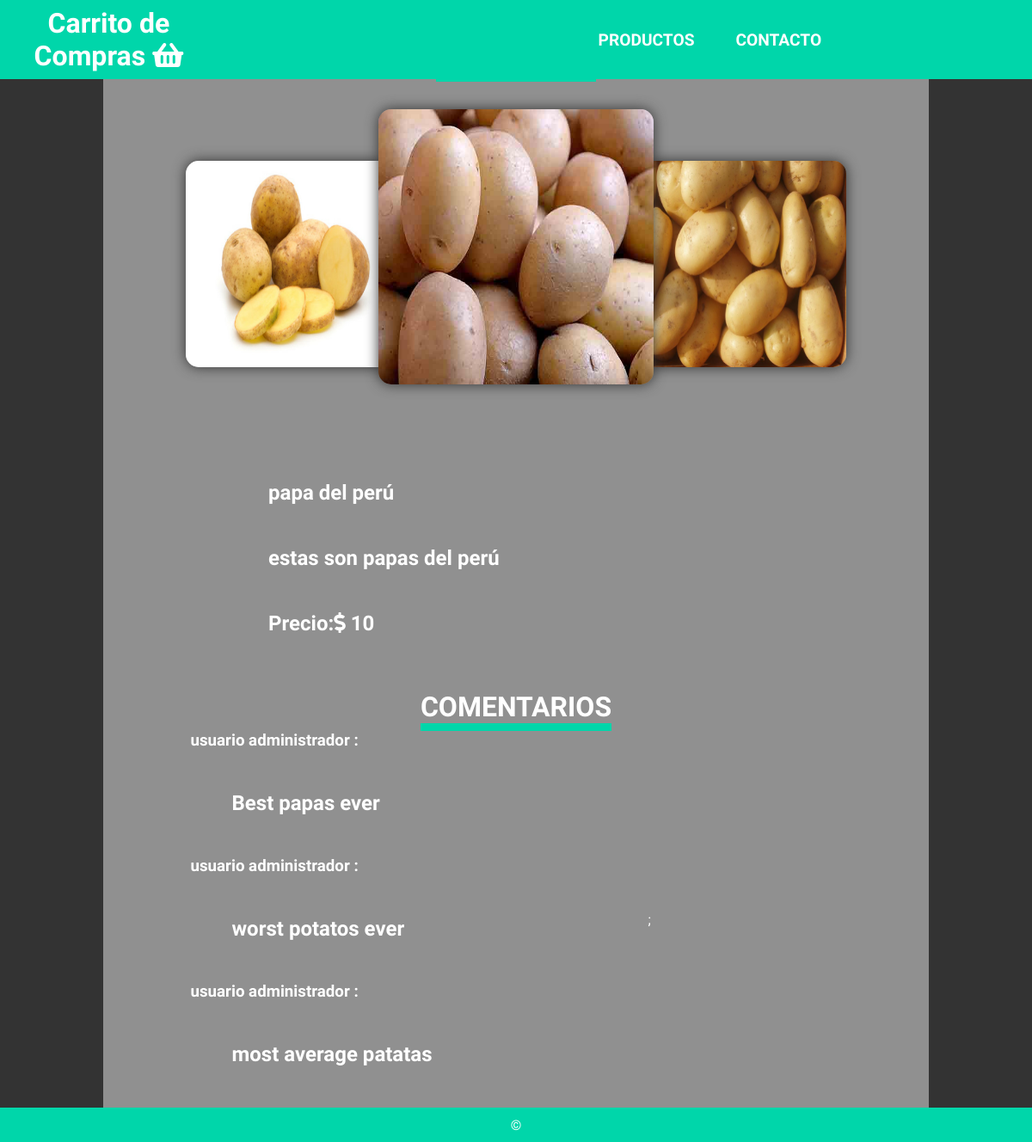
/?s=productos&item=1, run on the app's committed database.
### tables this page shows
CREATE TABLE `items` (
  `id` int(10) unsigned NOT NULL AUTO_INCREMENT,
  `nombre` varchar(100) NOT NULL,
  `short_descripcion` varchar(100) NOT NULL,
  `long_descripcion` longtext,
  `FK_usuario` int(11) NOT NULL,
  `precio` float NOT NULL,
  PRIMARY KEY (`id`),
  KEY `items_FK` (`FK_usuario`),
  CONSTRAINT `items_FK` FOREIGN KEY (`FK_usuario`) REFERENCES `usuarios` (`id`)
);

CREATE TABLE `comentarios` (
  `id` int(10) unsigned NOT NULL AUTO_INCREMENT,
  `coment` longtext NOT NULL,
  `FK_usuario` int(11) NOT NULL,
  `FK_item` int(10) unsigned NOT NULL,
  PRIMARY KEY (`id`),
  KEY `comentarios_FK` (`FK_usuario`),
  KEY `comentarios_FK_1` (`FK_item`),
  CONSTRAINT `comentarios_FK` FOREIGN KEY (`FK_usuario`) REFERENCES `usuarios` (`id`),
  CONSTRAINT `comentarios_FK_1` FOREIGN KEY (`FK_item`) REFERENCES `items` (`id`)
);

CREATE TABLE `usuarios` (
  `id` int(11) NOT NULL AUTO_INCREMENT,
  `usuario` varchar(100) NOT NULL,
  `password` varchar(255) NOT NULL,
  `nombre` varchar(255) DEFAULT NULL,
  `email` varchar(255) DEFAULT NULL,
  PRIMARY KEY (`id`)
);

### logic/getContentent.php (called while the page is built, shortened)
<?php
function getContent(){
    $seccion='index';
    if(isset($_GET['s'])){
        $seccion=$_GET['s'];
    };
    $aux=Secciones[$seccion];
    return require_once($aux);
}

### logic/items.php (called while the page is built, shortened)
<?php
function getItemById($bd, $id){
    $id=mysqli_real_escape_string($bd, $id);
    $query="select
                    i.id as id,
                    i.long_descripcion as long_descripcion,
                    i.short_descripcion as short_descripcion,
                    i.nombre as nombre,
                    i.precio as precio,
                    i.FK_usuario as FK_usuario,
                    GROUP_CONCAT(ii.img_path SEPARATOR '|') as imgs
                from
                    items i
                JOIN items_imgs ii on
                    i.id = ii.FK_item
                where i.id=$id;";
    $res= mysqli_query($bd,$query);
    if($fila= mysqli_fetch_assoc($res)) {
        return $fila;
    }
    return  null;
};
function getComentsByID($bd,$id){
    $id=mysqli_real_escape_string($bd, $id);
    $query="SELECT
                c.coment as comentario,
                u.nombre as usuario
            FROM
                comentarios c
            JOIN usuarios u on
                c.FK_usuario = u.id
                where c.FK_item=$id;";
    $res= mysqli_query($bd,$query);
    $salida=[];
    while($fila = mysqli_fetch_assoc($res)) {
        $salida[] = $fila;
    }
    return  $salida;
}

### secciones/productos.php (the view, shortened to what this page needs)
<?php
require_once ('logic/base.php');
require_once('logic/items.php');
$body='';
if(isset($_GET['item'])){
    $id=$_GET['item'];
    $producto=getItemById($bd,$id);
    $coments=getComentsByID($bd,$id);
    $comentarios="<div>";
    if($coments){
        foreach( $coments as $coment ){
            $comentarios.="
                <div>
                    <h3>$coment[usuario] :</h3>
                    <p>$coment[comentario]</p>
                </div>
            ";
        }
    }else{
        $comentarios.="
                <div>
                    <h3>No hay comentarios todavia</h3>
                </div>
            ";
    }
    $comentarios.="</div>";
    if($producto){
        $imgs=explode("|",$producto['imgs']);
        $img1=$imgs[0]?$imgs[0]:'//www.fillmurray.com/200/200';
        $img2=$imgs[1]?$imgs[1]:'//www.fillmurray.com/200/200';
        $img3=$imgs[2]?$imgs[2]:'//www.fillmurray.com/200/200';
        $body.="<div class='producto-view'>
                    <div class='producto-view-imgs'>
                        <img src='$img1' alt='Imagen del producto'/>
                        <img src='$img2' alt='Imagen del producto'/>
                        <img src='$img3' alt='Imagen del producto'/>
                    </div>
                    <div class='producto-view-info'>
                        <p class='producto-view-texto'>$producto[short_descripcion]</p>
                        <p class='producto-view-texto'>$producto[long_descripcion]</p>
                        <p class='producto-view-precio'>Precio:<i class='fas fa-dollar-sign'></i> <span>$producto[precio]</span> </p>
                    </div>
                </div>
                <div class='producto-view'>
                    <h2>Comentarios</h2>
                        $comentarios;
                </div>
                ";
    }else{
        header("location:./?s=404");
    }
}
?>
    <section class="productos" >
        <h2>Productos</h2>
            <?=$body?>
    </section>

### parts/header.php (shortened to what this page needs)
<!DOCTYPE html>
<html lang="ES">
<head>
    <link rel="stylesheet" href="https://use.fontawesome.com/releases/v5.8.1/css/all.css">
    <link rel="stylesheet" type="text/css" href="css/main.css">
    <link rel="stylesheet" type="text/css" href="css/nav.css">
    <link rel="stylesheet" type="text/css" href="css/hero.css">
    <link rel="stylesheet" type="text/css" href="css/productos.css">
    <link rel="stylesheet" href="css/contacto.css">
    <link rel="stylesheet" href="css/footer.css">
</head>
<body>
<header>
    <h1><a href="?s=index" >Carrito de Compras <i class="fas fa-shopping-basket"></i></a></h1>
    <nav>
        <ul>
            <li><a href="?s=productos">Productos</a></li>
            <li><a href="?s=contacto">Contacto</a></li>
        </ul>
    </nav>
</header>

### index.php (shortened to what this page needs)
<?php
    include_once ('logic/getContentent.php');
?>
<?php
    require_once('parts/header.php');
?>
<div class="content">
    <?php getContent()?>
</div>
<?php
    require_once('parts/footer.php');

### parts/footer.php (shortened to what this page needs)
<footer>
    <p>&copy;</p>
</footer>
</body>
</html>

### css/main.css (style rules this page uses)
:root { --bg-clr-main: #909090; --bg-clr-nav: #00d6aa; }
*,*::before,*::after { box-sizing: border-box; margin: 0; padding: 0; }
body { height: 87.5vh; position: relative; margin: 0; background: #222; font-family: 'Work Sans', sans-serif; font-weight: 400; color:white; }
.content { color:white; background-color: #333; display: grid; place-content: center; min-height: 100% ; margin-top: 3em; }
.content section { min-height: 80%; width: 80vw; display: grid; place-content: center; background-color: var(--bg-clr-main); }

### css/nav.css (style rules this page uses)
header { background-color: var(--bg-clr-nav); text-align: center; position: fixed; z-index: 999; width: 100%; font-weight: 900; padding: .5em ; top: 0; }
header h1 a { text-decoration: none; color:white; }
nav { position: absolute; text-align: left; top: 100%; left: 0; background: var(--bg-clr-nav); width: 100%; transform: scale(1, 0); transform-origin: top; transition: transform 400ms ease-in-out; }
nav ul { margin: 0; padding: 0; list-style: none; }
nav li { margin-bottom: 1em; margin-left: 1em; }
nav a { color: white; text-decoration: none; font-size: 1.2rem; text-transform: uppercase; opacity: 0; transition: opacity 150ms ease-in-out; }
@media screen and (min-width: 900px) { header { display: grid; grid-template-columns: 1fr auto minmax(600px, 3fr) 1fr; } }
@media screen and (min-width: 900px) { nav { all: unset; grid-column: 3 / 4; display: flex; justify-content: flex-end; align-items: center; } }
@media screen and (min-width: 900px) { nav ul { display: flex; } }
@media screen and (min-width: 900px) { nav li { margin-left: 3em; margin-bottom: 0; } }
@media screen and (min-width: 900px) { nav a { opacity: 1; position: relative; } }
@media screen and (min-width: 900px) { nav a::before { content: ''; display: block; height: 5px; background: rgba(50,50,100,.9); position: absolute; top: -.75em; left: 0; right: 0; transform: scale(0, 1); transition: transform ease-in-out 250ms; transform-origin: left; } }

### css/productos.css (style rules this page uses)
.productos { display: grid; grid-template-columns: repeat(3,1fr); place-items: center; grid-gap: 1em; }
.productos h2 { font-size: 2em; grid-column: 1/4; text-transform: uppercase; border-bottom: var(--bg-clr-nav) solid .3em ; }
.producto-view { display: grid; grid-column: 1/4; width: 100%; place-items: center; }
.producto-view-imgs { position: relative; height: 50vh; width: 100%; }
.producto-view-imgs img { position: absolute; display: inline-block; height: 40vh; width: 40vh; top: 1em; left: 50%; transform: translateX(-50%); border-radius: 15px; box-shadow: #333333 0 0 15px; transition: all 300ms ease-in-out; }
.producto-view-imgs img:nth-child(2) { z-index: 1; }
.producto-view-imgs img:first-child { height: 30vh ; width: 30vh ; border: red 2px; z-index: 0; transform: translateX(-160%) translateY(25%); }
.producto-view-imgs img:last-child { height: 30vh ; width: 30vh ; transform: translateX(60%) translateY(25%); z-index: 0; }
.producto-view p { margin: 2em; white-space: pre-wrap; font-size: 1.5em; font-weight: 600; }
.producto-view-info { width: 70%; }

### css/footer.css (style rules this page uses)
footer { display: grid; position:sticky; bottom: 0; left: 0; right: 0; height: 5vh; background-color: var(--bg-clr-nav); place-content: center; z-index: 999; }

### data on the page
items: short_descripcion "papa del perú", long_descripcion "estas son papas del perú", precio "10"
comentarios: FK_usuario.nombre "usuario administrador", coment "Best papas ever"
comentarios: FK_usuario.nombre "usuario administrador", coment "worst potatos ever"
comentarios: FK_usuario.nombre "usuario administrador", coment "most average patatas"
